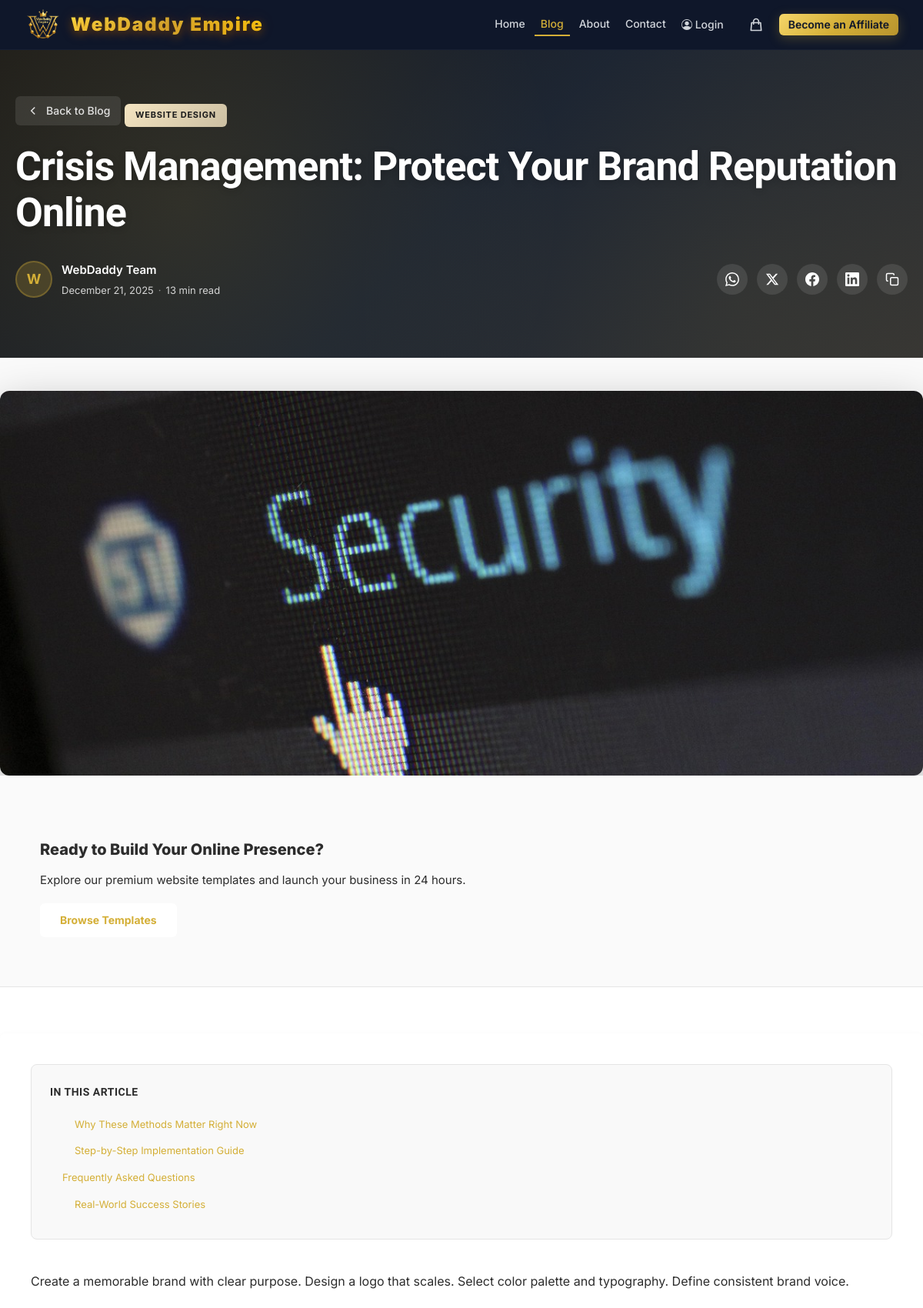
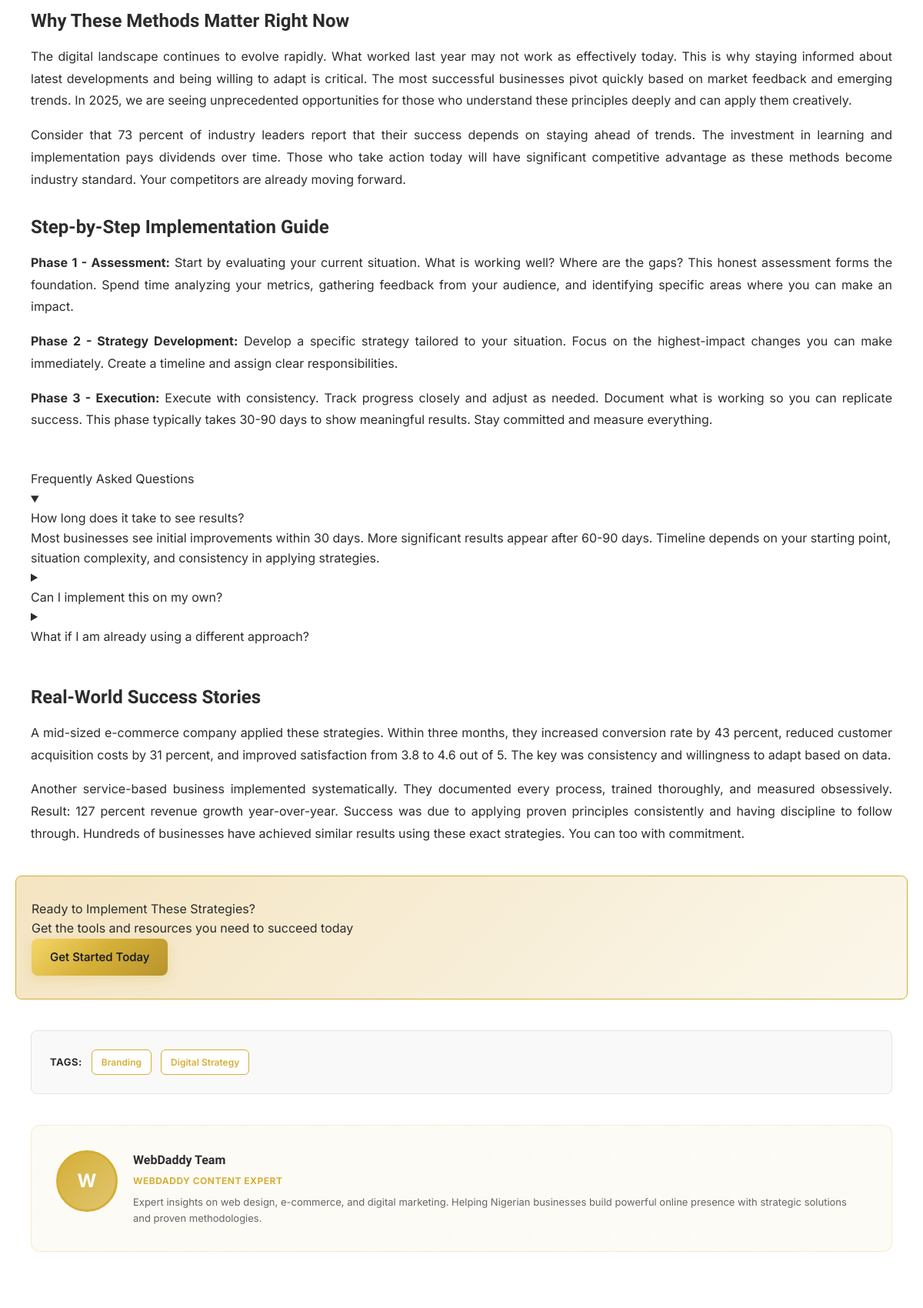
The page /blog/brand-crisis-management-reputation/ (upper part) on the database its author committed (2 pictures, top to bottom).
### tables this page shows
CREATE TABLE blog_categories (
                    id INTEGER PRIMARY KEY AUTOINCREMENT,
                    name TEXT NOT NULL,
                    slug TEXT NOT NULL UNIQUE,
                    description TEXT,
                    meta_title TEXT,
                    meta_description TEXT,
                    parent_id INTEGER DEFAULT NULL,
                    display_order INTEGER DEFAULT 0,
                    is_active INTEGER DEFAULT 1,
                    created_at DATETIME DEFAULT CURRENT_TIMESTAMP,
                    updated_at DATETIME DEFAULT CURRENT_TIMESTAMP,
                    FOREIGN KEY (parent_id) REFERENCES blog_categories(id) ON DELETE SET NULL
                );

CREATE TABLE blog_posts (
                    id INTEGER PRIMARY KEY AUTOINCREMENT,
                    title TEXT NOT NULL,
                    slug TEXT NOT NULL UNIQUE,
                    excerpt TEXT,
                    featured_image TEXT,
                    featured_image_alt TEXT,
                    category_id INTEGER,
                    author_name TEXT DEFAULT 'WebDaddy Team',
                    author_avatar TEXT,
                    status TEXT DEFAULT 'draft' CHECK(status IN ('draft', 'published', 'scheduled', 'archived')),
                    publish_date DATETIME,
                    reading_time_minutes INTEGER DEFAULT 5,
                    meta_title TEXT,
                    meta_description TEXT,
                    canonical_url TEXT,
                    focus_keyword TEXT,
                    seo_score INTEGER DEFAULT 0,
                    og_title TEXT,
                    og_description TEXT,
                    og_image TEXT,
                    twitter_title TEXT,
                    twitter_description TEXT,
                    twitter_image TEXT,
                    view_count INTEGER DEFAULT 0,
                    share_count INTEGER DEFAULT 0,
                    primary_template_id INTEGER,
                    show_affiliate_ctas INTEGER DEFAULT 1,
                    created_at DATETIME DEFAULT CURRENT_TIMESTAMP,
                    updated_at DATETIME DEFAULT CURRENT_TIMESTAMP,
                    FOREIGN KEY (category_id) REFERENCES blog_categories(id) ON DELETE SET NULL
                );

CREATE TABLE blog_blocks (
                    id INTEGER PRIMARY KEY AUTOINCREMENT,
                    post_id INTEGER NOT NULL,
                    block_type TEXT NOT NULL,
                    display_order INTEGER NOT NULL,
                    semantic_role TEXT DEFAULT 'primary_content' CHECK(semantic_role IN (
                        'primary_content', 'supporting_content', 'conversion_content', 'authority_content'
                    )),
                    layout_variant TEXT DEFAULT 'default',
                    data_payload TEXT NOT NULL,
                    behavior_config TEXT,
                    is_visible INTEGER DEFAULT 1,
                    visibility_conditions TEXT,
                    created_at DATETIME DEFAULT CURRENT_TIMESTAMP,
                    updated_at DATETIME DEFAULT CURRENT_TIMESTAMP,
                    FOREIGN KEY (post_id) REFERENCES blog_posts(id) ON DELETE CASCADE
                );

CREATE TABLE blog_tags (
                    id INTEGER PRIMARY KEY AUTOINCREMENT,
                    name TEXT NOT NULL,
                    slug TEXT NOT NULL UNIQUE,
                    created_at DATETIME DEFAULT CURRENT_TIMESTAMP
                );

### blog/post.php (the view, shortened to what the rows shown need)
<?php
require_once __DIR__ . '/../includes/functions.php';
require_once __DIR__ . '/../includes/blog/BlogPost.php';
require_once __DIR__ . '/../includes/blog/BlogBlock.php';
require_once __DIR__ . '/../includes/blog/BlogCategory.php';
require_once __DIR__ . '/../includes/blog/BlogTag.php';
require_once __DIR__ . '/../includes/blog/helpers.php';
$db = getDb();
$slug = $_GET['slug'] ?? '';
$blogPost = new BlogPost($db);
$post = $blogPost->getBySlug($slug);
$blogBlock = new BlogBlock($db);
$blocks = $blogBlock->getByPost($post['id']);
$blogCategory = new BlogCategory($db);
$category = $post['category_id'] ? $blogCategory->getById($post['category_id']) : null;
$blogTag = new BlogTag($db);
$tags = $blogTag->getByPost($post['id']);
$affiliateCode = $_GET['aff'] ?? $_SESSION['affiliate_code'] ?? null;
$toc = blogExtractTableOfContents($blocks);
?>
<!DOCTYPE html>
<html lang="en">
<head>
    <link rel="stylesheet" href="/assets/css/premium.css">
    <link rel="stylesheet" href="/assets/css/blog/main.css">
    <link rel="stylesheet" href="/assets/css/blog/blocks.css">
    <link rel="stylesheet" href="/assets/css/blog/sticky-rail.css">
    <link rel="stylesheet" href="/assets/css/blog/affiliate.css">
    <script src="https://cdn.tailwindcss.com"></script>
</head>
<body class="blog-page blog-post-page" data-post-id="<?= $post['id'] ?>" <?= $affiliateCode ? 'data-affiliate-code="' . htmlspecialchars($affiliateCode) . '"' : '' ?>>
    <?php require_once __DIR__ . '/../includes/layout/header.php'; ?>
    <main class="blog-main">
        <article class="blog-article">
            <header class="blog-article-header">
                <div class="blog-container blog-container-narrow blog-post-hero-content">
                    <a href="/blog/" class="blog-post-back-link">
                        <svg width="18" height="18" viewBox="0 0 24 24" fill="none" stroke="currentColor" stroke-width="2">
                            <polyline points="15 18 9 12 15 6"></polyline>
                        </svg>
                        Back to Blog
                    </a>
                    <?php if ($category): ?>
                    <a href="<?= blogGetCategoryUrl($category, $affiliateCode) ?>" class="blog-post-category-badge">
                        <?= htmlspecialchars($category['name']) ?>
                    </a>
                    <?php endif; ?>
                    <h1 class="blog-post-hero-title"><?= htmlspecialchars($post['title']) ?></h1>
                    <div class="blog-post-hero-meta">
                        <div class="blog-post-author-info">
                            <?php if ($post['author_avatar']): ?>
                            <img src="<?= htmlspecialchars($post['author_avatar']) ?>" alt="<?= htmlspecialchars($post['author_name']) ?>" class="blog-post-author-avatar">
                            <?php else: ?>
                            <div class="blog-post-author-avatar-placeholder">
                                <?= strtoupper(substr($post['author_name'], 0, 1)) ?>
                            </div>
                            <?php endif; ?>
                            <div class="blog-post-author-details">
                                <div class="blog-post-author-name"><?= htmlspecialchars($post['author_name']) ?></div>
                                <div class="blog-post-meta-items">
                                    <time datetime="<?= date('Y-m-d', strtotime($post['publish_date'])) ?>">
                                        <?= blogFormatDate($post['publish_date']) ?>
                                    </time>
                                    <span class="blog-post-meta-dot">·</span>
                                    <span><?= $post['reading_time_minutes'] ?> min read</span>
                                </div>
                            </div>
                        </div>
                        <div class="blog-post-share-compact">
                        </div>
                    </div>
                </div>
                <?php if ($post['featured_image']): ?>
                <div class="blog-article-featured-image-wrapper">
                    <img src="<?= htmlspecialchars(getMediaUrl($post['featured_image'])) ?>"
                         alt="<?= !empty(blogGetFeaturedImageAlt($post)) ? htmlspecialchars(blogGetFeaturedImageAlt($post)) : htmlspecialchars($post['title']) ?>"
                         title="<?= htmlspecialchars($post['title']) ?>"
                         class="blog-article-featured-image"
                         loading="eager"
                         width="1200"
                         height="630">
                </div>
                <?php endif; ?>
            </header>
            <div class="blog-article-content-wrapper blog-container">
                <div class="blog-article-body">
                    <?php if (!empty($toc) && count($toc) >= 3): ?>
                    <nav class="blog-toc" aria-label="Table of contents">
                        <h2 class="blog-toc-title">In This Article</h2>
                    </nav>
                    <?php endif; ?>
                    <div class="blog-blocks">
                        <?php if (empty($blocks)): ?>
                        <div class="blog-block blog-block-rich-text">
                            <p><?= nl2br(htmlspecialchars($post['excerpt'] ?: 'Content coming soon...')) ?></p>
                        </div>
                        <?php else: ?>
                        <?php foreach ($blocks as $block):
                            $data = is_string($block['data_payload']) ? json_decode($block['data_payload'], true) : $block['data_payload'];
                            $layout = $block['layout_variant'] ?? 'default';
                            $blockClass = 'blog-block blog-block-' . $block['block_type'] . ' blog-block-layout-' . $layout;
                        ?>
                        <div class="<?= $blockClass ?>" data-block-type="<?= $block['block_type'] ?>">
                            <?php
                            switch ($block['block_type']) {
                                case 'rich_text':
                                    $content = $data['content'] ?? '';
                                    if (function_exists('blogAddHeadingAnchors')) {
                                        $content = blogAddHeadingAnchors($content);
                                    }
                                    echo '<div class="blog-rich-text">' . htmlspecialchars_decode($content) . '</div>';
                                    break;
                                case 'inline_conversion':
                                    $headline = $data['headline'] ?? 'Ready to get started?';
                                    $subheadline = $data['subheadline'] ?? '';
                                    $ctaPrimary = $data['cta_primary'] ?? [];
                                    $style = $data['style'] ?? 'card';
                                    echo '<div class="blog-inline-cta blog-inline-cta-' . $style . '">';
                                    echo '<div class="blog-inline-cta-content">';
                                    echo '<h3>' . htmlspecialchars($headline) . '</h3>';
                                    if ($subheadline) {
                                        echo '<p>' . htmlspecialchars($subheadline) . '</p>';
                                    }
                                    echo '</div>';
                                    if (!empty($ctaPrimary['text'])) {
                                        $ctaUrl = $ctaPrimary['url'] ?? '/#templates';
                                        echo '<a href="' . htmlspecialchars($ctaUrl) . '" class="btn-premium btn-premium-gold">' . htmlspecialchars($ctaPrimary['text']) . '</a>';
                                    }
                                    echo '</div>';
                                    break;
                                case 'faq_seo':
                                    $heading = $data['heading'] ?? 'Frequently Asked Questions';
                                    $items = $data['items'] ?? [];
                                    $faqStyle = $data['style'] ?? 'accordion';
                                    echo '<div class="blog-faq blog-faq-' . $faqStyle . '">';
                                    if ($heading) {
                                        $anchorId = blogGenerateAnchorId($heading);
                                        echo '<h2 id="' . $anchorId . '">' . htmlspecialchars($heading) . '</h2>';
                                    }
                                    echo '<div class="blog-faq-list">';
                                    foreach ($items as $i => $faq) {
                                        $isOpen = $faq['is_open'] ?? false;
                                        echo '<details class="blog-faq-item" ' . ($isOpen ? 'open' : '') . '>';
                                        echo '<summary class="blog-faq-question"><h3>' . htmlspecialchars($faq['question']) . '</h3></summary>';
                                        echo '<div class="blog-faq-answer">' . ($faq['answer'] ?? '') . '</div>';
                                        echo '</details>';
                                    }
                                    echo '</div></div>';
                                    break;
                            }
                            ?>
                        </div>
                        <?php endforeach; ?>
                        <?php endif; ?>
                    </div>
                    <?php if (!empty($tags)): ?>
                    <div class="blog-tags">
                        <span class="blog-tags-label">Tags:</span>
                        <?php foreach ($tags as $tag): ?>
                        <span class="blog-tag"><?= htmlspecialchars($tag['name']) ?></span>
                        <?php endforeach; ?>
                    </div>
                    <?php endif; ?>
                    <div class="blog-author-bio">
                        <?php if ($post['author_avatar']): ?>
                        <img src="<?= htmlspecialchars($post['author_avatar']) ?>" alt="<?= htmlspecialchars($post['author_name']) ?>" class="blog-author-bio-avatar">
                        <?php else: ?>
                        <div class="blog-author-bio-avatar-placeholder">
                            <?= strtoupper(substr($post['author_name'], 0, 1)) ?>
                        </div>
                        <?php endif; ?>
                        <div class="blog-author-bio-content">
                            <h3 class="blog-author-bio-name"><?= htmlspecialchars($post['author_name']) ?></h3>
                            <p class="blog-author-bio-title">WebDaddy Content Expert</p>
                            <p class="blog-author-bio-bio">Expert insights on web design, e-commerce, and digital marketing. Helping Nigerian businesses build powerful online presence with strategic solutions and proven methodologies.</p>
                        </div>
                    </div>
                </div>
            </div>
        </article>
    </main>
</body>
</html>

### rows shown on the page
blog_categories: name "WEBSITE DESIGN"
blog_posts: title "Crisis Management: Protect Your Brand Reputation Online", author_name "W", author_name "WebDaddy Team", publish_date "December 21, 2025", reading_time_minutes "13", featured_image (picture)
blog_blocks: content "Create a memorable brand with clear purpose. Design a logo that scales. Select color palette and typography. Define consistent brand voice."
blog_blocks: content "Why These Methods Matter Right Now The digital landscape continues to evolve rapidly. What worked last year may not work as effectively today. This is why staying informed about latest developments and being willing to adapt is critical. The most successful businesses pivot quickly based on market feedback and emerging trends. In 2025, we are seeing unprecedented opportunities for those who understand these principles deeply and can apply them creatively. Consider that 73 percent of industry leaders report that their success depends on staying ahead of trends. The investment in learning and implementation pays dividends over time. Those who take action today will have significant…"
blog_blocks: content "Step-by-Step Implementation Guide Phase 1 - Assessment: Start by evaluating your current situation. What is working well? Where are the gaps? This honest assessment forms the foundation. Spend time analyzing your metrics, gathering feedback from your audience, and identifying specific areas where you can make an impact. Phase 2 - Strategy Development: Develop a specific strategy tailored to your situation. Focus on the highest-impact changes you can make immediately. Create a timeline and assign clear responsibilities. Phase 3 - Execution: Execute with consistency. Track progress closely and adjust as needed. Document what is working so you can replicate success. This phase typically takes…"
blog_blocks: question "How long does it take to see results?", answer "Most businesses see initial improvements within 30 days. More significant results appear after 60-90 days. Timeline depends on your starting point, situation complexity, and consistency in applying strategies.", question "Can I implement this on my own?", question "What if I am already using a different approach?"
blog_blocks: content "Real-World Success Stories A mid-sized e-commerce company applied these strategies. Within three months, they increased conversion rate by 43 percent, reduced customer acquisition costs by 31 percent, and improved satisfaction from 3.8 to 4.6 out of 5. The key was consistency and willingness to adapt based on data. Another service-based business implemented systematically. They documented every process, trained thoroughly, and measured obsessively. Result: 127 percent revenue growth year-over-year. Success was due to applying proven principles consistently and having discipline to follow through. Hundreds of businesses have achieved similar results using these exact strategies. You can too…"
blog_blocks: headline "Ready to Implement These Strategies?", subheadline "Get the tools and resources you need to succeed today", text "Get Started Today"
blog_tags: name "Branding"
blog_tags: name "Digital Strategy"

### other values the page prints
$item['text'] "Why These Methods Matter Right Now"
$item['text'] "Step-by-Step Implementation Guide"
$item['text'] "Frequently Asked Questions"
$item['text'] "Real-World Success Stories"
